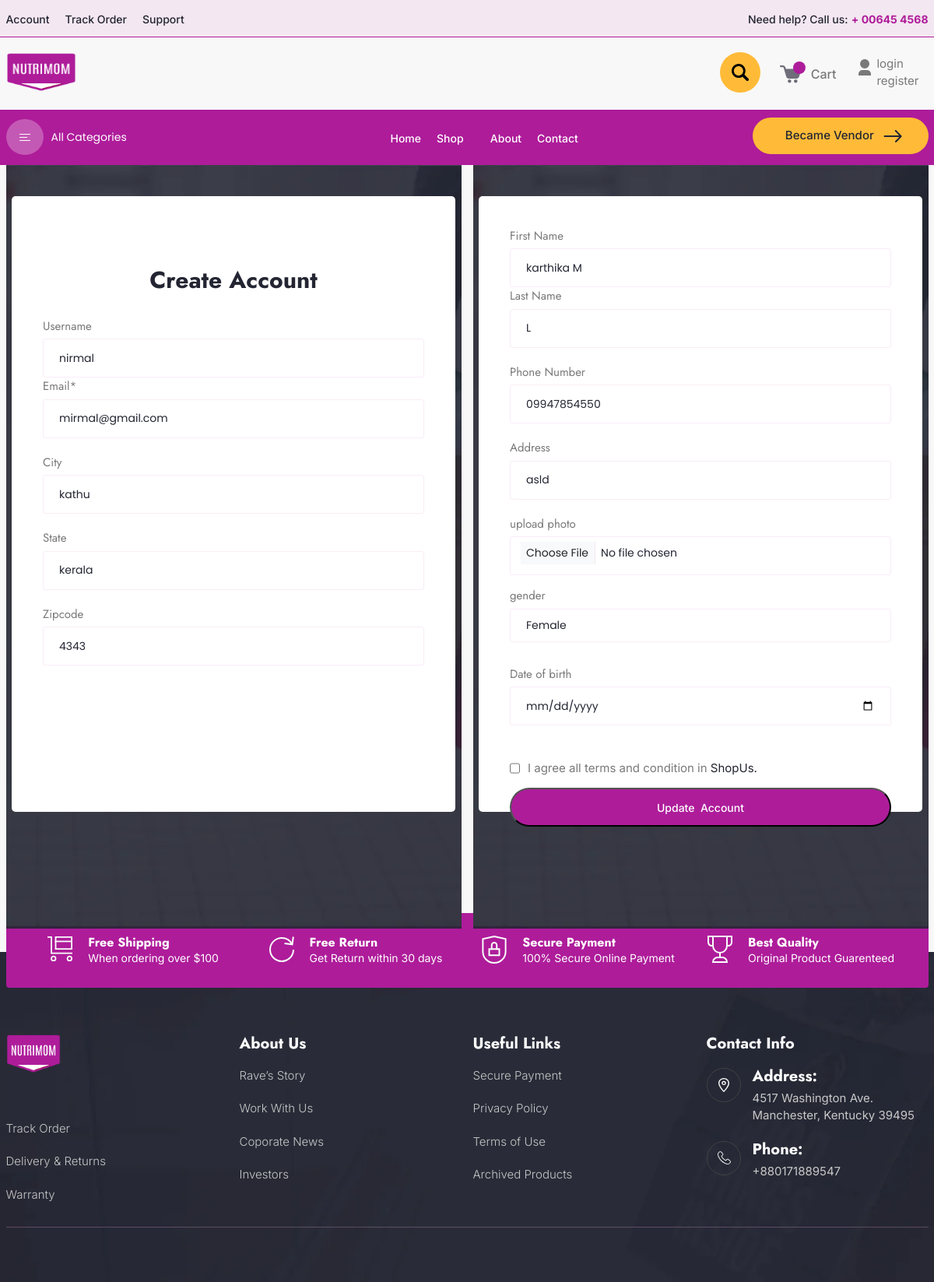
The page /customer/edit_profile/ (signed in) on the database its author committed.
### account/models.py (models this page shows, shortened)
class CustomerProfile(models.Model):
    user = models.OneToOneField(User, on_delete=models.CASCADE)
    phone_number = models.CharField(max_length=15)
    address = models.CharField(max_length=255)
    city = models.CharField(max_length=50)
    state = models.CharField(max_length=50)
    zip_code = models.CharField(max_length=10)
    gender = models.CharField(max_length=1, choices=[('M', 'Male'), ('F', 'Female'), ('O', 'Other')])
    profile_pic=models.FileField(upload_to='media/customer')
    old_cart=models.CharField(max_length=200,blank=True,null=True)

### customer/views.py (the view, shortened to what this page needs)
# urls.py: path('edit_profile/', views.edit_profile, name='edit_profile'),
@login_required
def edit_profile(request):
    profile = get_object_or_404(CustomerProfile, user=request.user)
    user=request.user
    return render(request, 'customer/customer_edit_profile.html', {'profile': profile})

### common/context_processors.py (called while the page is built)
def menu_links(request):
    links=Category.objects.all()
    return {'links': links}

### template/customer/customer_edit_profile.html (shortened to what this page needs)
{% extends 'base.html' %}
{% load static %}
{% block content%}
<form action="" method="post" enctype="multipart/form-data">
    <div class="container">
        <div class="row">
            <div class="col-md-3 col-sm-4 col-lg-6 col-xs-12">
                <section class="login account footer-padding">
                    <div class="container">
                        <div class="login-section account-section">
                            <div class="review-form">
                                <h5 class="comment-title">Create Account</h5>
                                <div class="review-form-name">
                                    <label for="username" class="form-label">Username</label>
                                    <input type="text" id="username" class="form-control" placeholder="Username" name="username" value="{{ profile.user.username }}">
                                </div>
                                <div class=" account-inner-form">
                                    <div class="review-form-name">
                                        <label for="email" class="form-label">Email*</label>
                                        <input type="email" id="email" class="form-control" placeholder="user@gmail.com" name="email" value="{{ profile.user.email }}">
                                    </div>
                                </div>
                                <div class=" account-inner-form">
                                    <div class="review-form-name">
                                        <label for="Address" class="form-label">City</label>
                                        <input type="text" id="Address" class="form-control" placeholder="Address" name="city" value="{{ profile.city }}">
                                    </div>
                                </div>
                                <div class=" account-inner-form">
                                    <div class="review-form-name">
                                        <label for="Address" class="form-label">State</label>
                                        <input type="text" id="Address" class="form-control" placeholder="Address" name="state" value="{{ profile.state }}">
                                    </div>
                                </div>
                                <div class=" account-inner-form">
                                    <div class="review-form-name">
                                        <label for="Address" class="form-label">Zipcode</label>
                                        <input type="text" id="Address" class="form-control" placeholder="Address" name="zip_code" value="{{ profile.zip_code }}">
                                    </div>
                                </div>
                            </div>
                        </div>
                    </div>
                    <br>
                    <br>
                </section>
            </div>
            <div class="col-md-3 col-sm-4 col-lg-6 col-xs-12">
                <section class="login account footer-padding">
                    <div class="container">
                        <div class="login-section account-section">
                            <div class="review-form">
                                <div class="review-form-name">
                                    <label for="First name" class="form-label">First Name</label>
                                    <input type="text" id="First name" class="form-control" placeholder="First name" name="first_name" value="{{ profile.user.first_name }}">
                                </div>
                                <div class=" account-inner-form">
                                    <div class="review-form-name">
                                        <label for="Last name" class="form-label">Last Name</label>
                                        <input type="text" id="email" class="form-control" placeholder="Last name" name="last_name" value="{{ profile.user.last_name }}">
                                    </div>
                                </div>
                                <div class=" account-inner-form">
                                    <div class="review-form-name">
                                        <label for="Phone Number" class="form-label">Phone Number</label>
                                        <input type="text" id="phone number" class="form-control" placeholder="Phone Number" name="phone_number" value="{{ profile.phone_number }}">
                                    </div>
                                </div>
                                <div class=" account-inner-form">
                                    <div class="review-form-name">
                                        <label for="Address" class="form-label">Address</label>
                                        <input type="text" id="Address" class="form-control" placeholder="Address" name="address" value="{{ profile.address }}">
                                    </div>
                                </div>
                                <div class="review-form-name">
                                    <label for="password" class="form-label">upload photo</label>
                                    <input type="file" id="password" class="form-control" placeholder="" name="profile_pic" >
                                </div>
                                <br>
                                <div class="review-form-name">
                                    <label for="gender" class="form-label">gender</label>
                                    <select id="gender" name="gender" required class="form-control">
                                        <option value="F" {% if profile.gender == 'F' %}selected{% endif %}>Female</option>
                                    </select><br><br>
                                </div>
                                <div class="review-form-name">
                                    <label for="Date of birth" class="form-label">Date of birth</label>
                                    <input type="date" id="date_of_birth" name="date_of_birth" required class="form-control" value="{{ profile.date_of_birth }}"><br><br>
                                </div>
                                <div class="review-form-name checkbox">
                                    <div class="checkbox-item">
                                        <input type="checkbox">
                                        <p class="remember">
                                            I agree all terms and condition in <span class="inner-text">ShopUs.</span></p>
                                    </div>
                                </div>
                                <div class="login-btn text-center">
                                    <input type="submit"  class="shop-btn" value="Update  Account">
                                </div>
                            </div>
                        </div>
                    </div>
                    <br>
                    <br>
                </section>
            </div>
        </div>
    </div>
</form>
<br>
<br>
{% endblock %}

### rows shown on the page
CustomerProfile: username "nirmal", email "mirmal@gmail.com", city "kathu", state "kerala", zip_code "4343", first_name "karthika M", last_name "L", phone_number "09947854550", address "asld", gender "Female"
